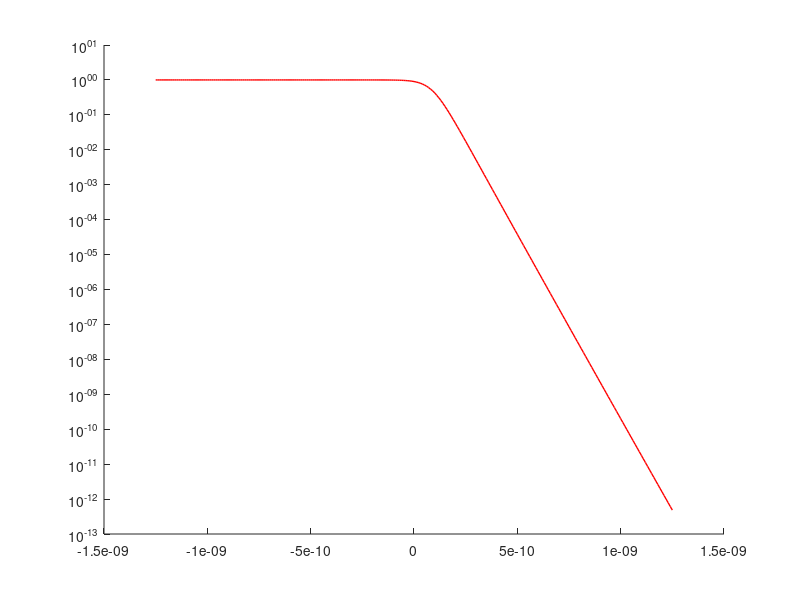

This figure's MATLAB source:
 %% parameters
 
hold on
beta=1; %junction shape parameter
m = 9.10938291E-31; %electron mass [kg]
hbar = 1.054571726E-34; %Planck constant [Js]
e=1.60217662E-19; % electron charge in Coulombs [C]
fi=5.1;
fie=fi*e; %potential [J]
V=0.1; %applied voltage to curcuit [V]
r=1e-10; %[m]
Amp=6.241E18; %Coulomb
G0=7.7480E-5; %quantum of conductance [S]
R0=1/G0; %quantum of resistance [Ohm]
R=2000; %pre-resistor[Ohm]
Rall=R+R0; %resistance of resistor + one atomic contact 
K=2.38; %relative dielectric index of toluene

%% basic simmons model without image forces and dielectric index, and low voltage regime
%J=V*(gama*sqrt(fi)/d)*exp(-A*d*sqrt(fi))

A=2*beta*sqrt(2*m/hbar^2);
gama=(e*sqrt(2*m)/(4*beta*pi^2*hbar^2));
coef=@(d)gama*(sqrt(fie)/d)*exp(-A*d*sqrt(fie))/Amp; % %J=V*coef(d), plus added division by Amp to convert to amperes

%j2=(V-Rall*j1)*coef , equation for current; 
% V-Rall*j1 represents voltage drop between the tips

j1=@(t)V/(1/coef(t)+Rall); %current through the junction
Cond=@(q)1/(((V/j1(q)-2000))/R0); % conversion to conductance of the junction including the monoatomic contact
%% plot of the basic simmons model

x=0:1e-11:2.5e-9; % array of point for x-axis
%y=arrayfun(j1,x); 
i=arrayfun(Cond,x); %applying the array to the 'Cond' function

for m= 0:1e-11:2.5e-9 %detection of zero position on histogram
    if Cond(m)<0.99 
        x0=m;
        break;
    end    
end

%x0=0; %obrisi ovo
%figure(11);

%plot(x-x0,log10(i)); %for normal plotting without semilog scale 
%semilogy(x-x0,i,'blue','LineWidth',1);%x-1.65e-9 %for ploting on semilog
%scale
%% simmons model with image forces and dielectric constant K


s1=6/(K*fi); %formula No.49 in article(original)
s2=@(d)(d*1e10-s1);
deltas=@(d)(s2(d)-s1);
%modified potential; distance 'd' in angstrems,fi potential in eV
fi2=@(d)(fi-((5.75)/(K*(s1-s2(d))))*log(s2(d)*(d*1e10-s1)/(s1*(d*1e10-s2(d)))));
%fi2 potential in eV
coef2=@(d)3.16e10*(sqrt(fi2(d))*(1/deltas(d)))*exp(-1.025*deltas(d)*sqrt(fi2(d))); 
%(1e10/deltas(d)) converts from units of angstrems to [m]
j2=@(t)V/(1/coef2(t)+Rall);
Cond2=@(q)1/(((V/j2(q)-2000))/R0);

%% plot of the modified simmons model


x2=0:1e-11:2.5e-9;
i2=arrayfun(Cond2,x2);

for m= 0:1e-11:2.5e-9 %detection of zero position on histogram
    if Cond2(m)<0.9 
        x0=m;
        break;
    end    
end

figure(1);
%plot(x2-x0,log10(i2),'red');
semilogy(x2-x0,i2,'red','LineWidth',1); %for use with semilog scale

